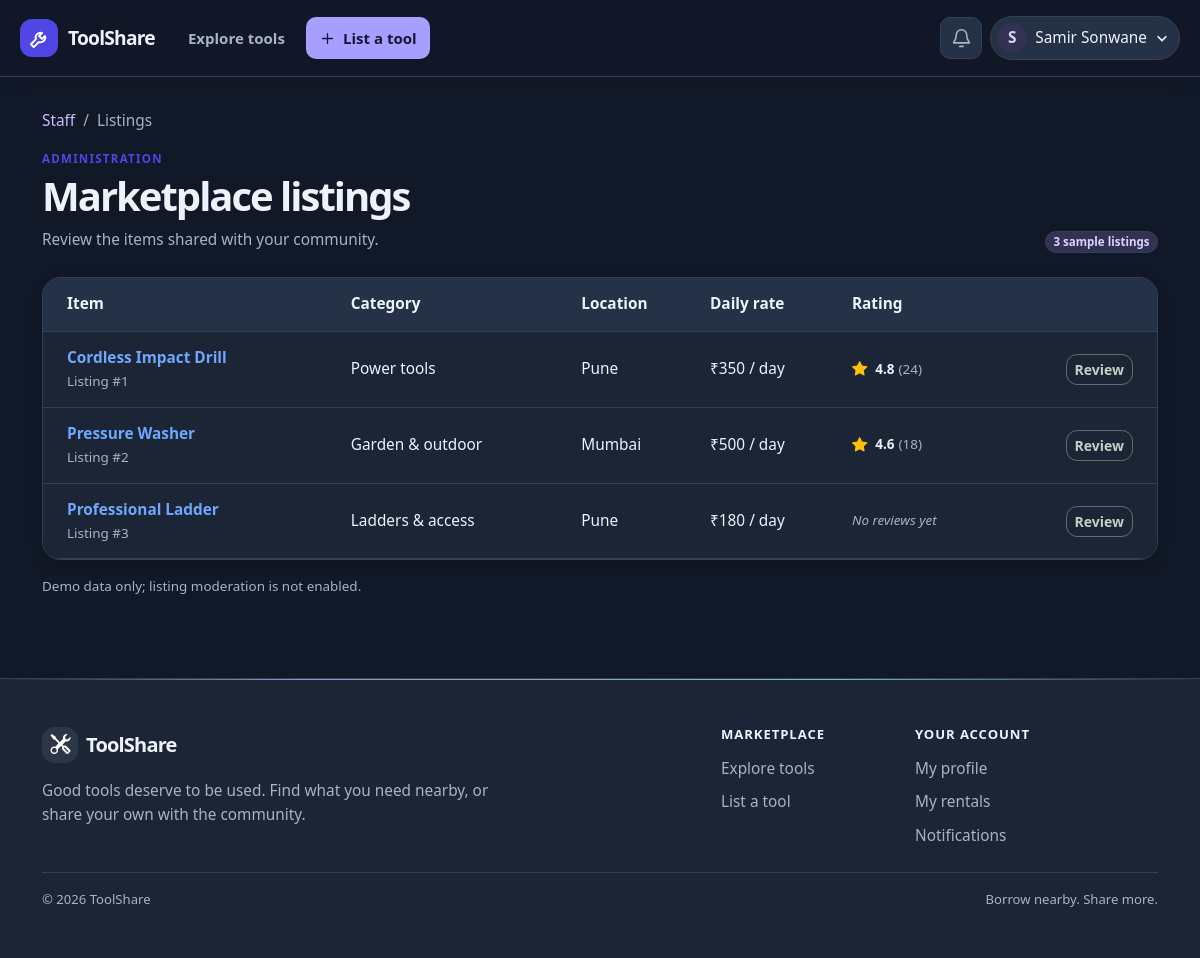
Page /staff/items/ (signed in) on the earlier database version.
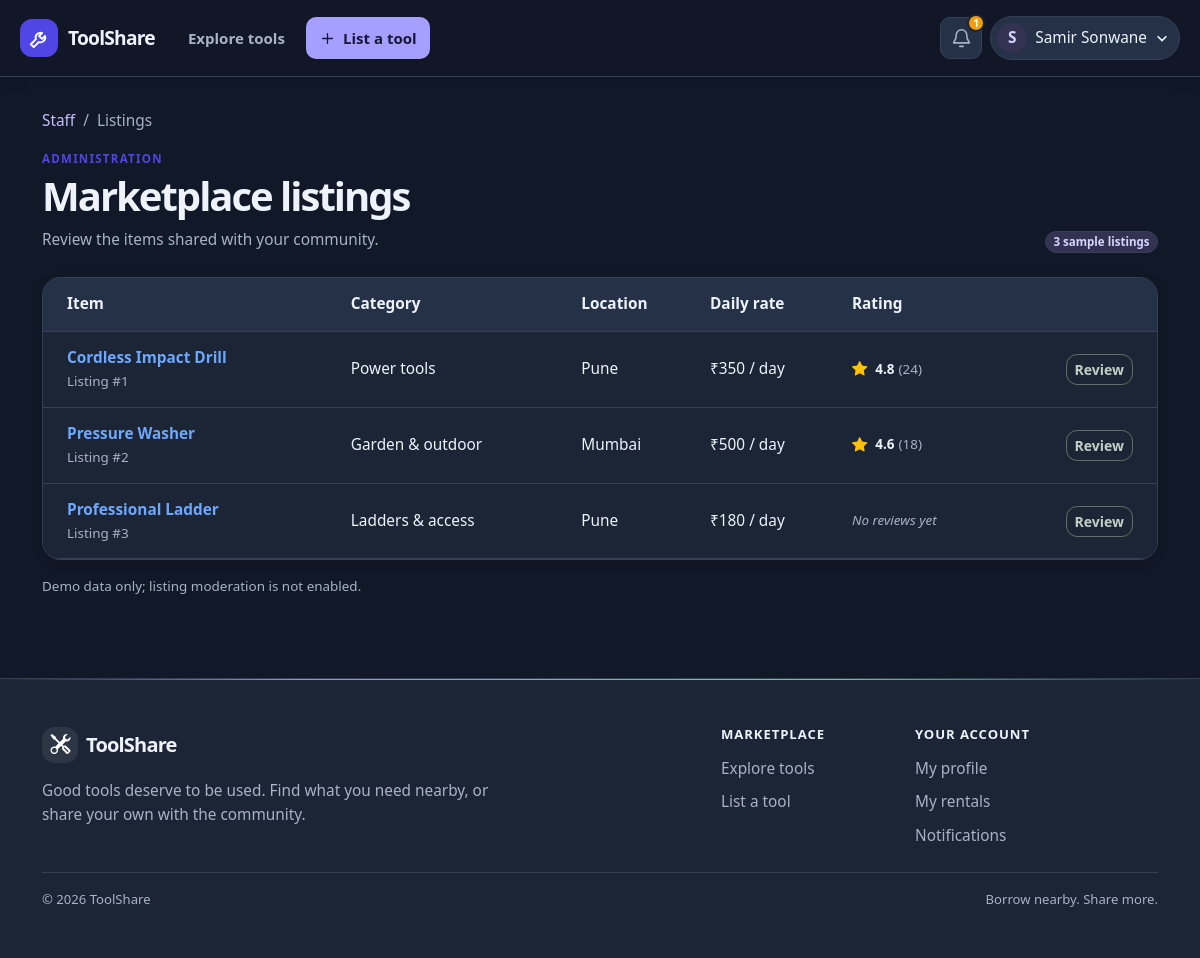
Same page on the later database version.
### rentalapp/models.py (models this page shows, shortened)
class RentalListing(models.Model):
    owner = models.ForeignKey(
        settings.AUTH_USER_MODEL,
        on_delete=models.CASCADE,
        related_name='rental_listings',
    )
    title = models.CharField(max_length=120)
    category = models.CharField(max_length=80)
    brand = models.CharField(max_length=100, blank=True)
    description = models.TextField(blank=True)
    city = models.CharField(max_length=100)
    daily_price = models.DecimalField(max_digits=9, decimal_places=2)
    security_deposit = models.DecimalField(max_digits=9, decimal_places=2, default=0)
    image_url = models.URLField(blank=True)
    image = models.ImageField(upload_to='listings/', blank=True)
    created_at = models.DateTimeField(auto_now_add=True)
    class Meta:
        ordering = ['-created_at']

class RentalBooking(models.Model):
    class Status(models.TextChoices):
        REQUESTED = 'requested', 'Requested'
        APPROVED = 'approved', 'Approved'
        REJECTED = 'rejected', 'Rejected'
        CANCELLED = 'cancelled', 'Cancelled'
        COMPLETED = 'completed', 'Completed'
    renter = models.ForeignKey(
        settings.AUTH_USER_MODEL,
        on_delete=models.CASCADE,
        related_name='rental_bookings',
    )
    listing = models.ForeignKey(
        RentalListing,
        on_delete=models.SET_NULL,
        related_name='booking_requests',
        null=True,
        blank=True,
    )
    item_title = models.CharField(max_length=120)
    item_category = models.CharField(max_length=80)
    item_city = models.CharField(max_length=100)
    daily_price = models.DecimalField(max_digits=9, decimal_places=2)
    security_deposit = models.DecimalField(max_digits=9, decimal_places=2, default=0)
    image_url = models.URLField(blank=True)
    image_storage_name = models.CharField(max_length=500, blank=True)
    start_date = models.DateField()
    end_date = models.DateField()
    total_days = models.PositiveSmallIntegerField()
    status = models.CharField(
        max_length=10,
        choices=Status.choices,
        default=Status.REQUESTED,
    )
    created_at = models.DateTimeField(auto_now_add=True)
    class Meta:
        ordering = ['-created_at']

### ui_preview/views.py (the view)
# urls.py: path('staff/items/', views.preview_staff_item_list, name='staff_item_list'),
def preview_staff_item_list(request):
    return render(request, 'staff/item_list.html', {'items': ITEMS})

### ui_preview/context_processors.py (called while the page is built)
def user_profile(request):
    profile = None
    pending_rental_requests = 0
    unread_availability_notifications = 0
    if request.user.is_authenticated:
        profile, _ = UserProfile.objects.get_or_create(user=request.user)
        pending_rental_requests = RentalBooking.objects.filter(
            listing__owner=request.user,
            status=RentalBooking.Status.REQUESTED,
        ).count()
        unread_availability_notifications = request.user.rental_availability_notifications.filter(
            read_at__isnull=True,
        ).count()
    return {
        'user_profile': profile,
        'pending_rental_requests': pending_rental_requests,
        'unread_availability_notifications': unread_availability_notifications,
    }

### templates/staff/item_list.html (shortened to what this page needs)
{% extends "base.html" %}
{% block content %}
  <nav aria-label="Breadcrumb" class="mb-3"><ol class="breadcrumb small"><li class="breadcrumb-item"><a href="{% url 'ui_preview:staff_index' %}">Staff</a></li><li class="breadcrumb-item active" aria-current="page">Listings</li></ol></nav>
  <div class="d-flex flex-wrap justify-content-between align-items-end gap-3 mb-4"><div><p class="preview-label text-uppercase fw-bold mb-1">Administration</p><h1 class="page-heading fw-bold mb-0">Marketplace listings</h1><p class="text-muted mb-0 mt-2">Review the items shared with your community.</p></div><span class="badge rounded-pill text-bg-light border">{{ items|length }} sample listings</span></div>
  <div class="card overflow-hidden">
    <div class="table-responsive">
      <table class="table table-hover align-middle mb-0">
        <thead class="table-light"><tr><th scope="col" class="ps-4">Item</th><th scope="col">Category</th><th scope="col">Location</th><th scope="col">Daily rate</th><th scope="col">Rating</th><th scope="col"><span class="visually-hidden">Actions</span></th></tr></thead>
        <tbody>
          {% for item in items %}
            <tr><td class="ps-4"><a class="fw-semibold text-decoration-none" href="{% url 'ui_preview:item_detail' item.pk %}">{{ item.title }}</a><div class="small text-muted">Listing #{{ item.pk }}</div></td><td>{{ item.category.name }}</td><td>{{ item.city }}</td><td>₹{{ item.daily_price }} / day</td><td>{% include "partials/_rating_stars.html" with avg_rating=item.avg_rating review_count=item.review_count %}</td><td class="text-end pe-4"><button class="btn btn-sm btn-outline-secondary" type="button">Review</button></td></tr>
          {% empty %}
            <tr><td colspan="6" class="text-center text-muted py-5">No listings found.</td></tr>
          {% endfor %}
        </tbody>
      </table>
    </div>
  </div>
  <p class="text-muted small mt-3">Demo data only; listing moderation is not enabled.</p>
{% endblock %}

### templates/base.html (shortened to what this page needs)
{% load static %}
<!doctype html>
<html lang="en" data-theme="{% if user_profile %}{{ user_profile.theme }}{% else %}light{% endif %}" data-bs-theme="{% if user_profile %}{{ user_profile.theme }}{% else %}light{% endif %}">
<head>
  <link href="https://cdn.jsdelivr.net/npm/bootstrap@5.3.3/dist/css/bootstrap.min.css" rel="stylesheet">
  <link rel="stylesheet" href="https://cdn.jsdelivr.net/npm/bootstrap-icons@1.11.3/font/bootstrap-icons.min.css">
  <link rel="stylesheet" href="{% static 'css/toolshare.css' %}">
  <link rel="stylesheet" href="{% static 'css/shared-theme.css' %}">
  <link rel="stylesheet" href="{% static 'css/shared-nav.css' %}">
</head>
<body>
  {% include "partials/_site_nav.html" %}
  <main class="container py-4 py-lg-5">
    {% block content %}{% endblock %}
  </main>
  <footer class="site-footer mt-auto">
    <div class="container py-5">
      <div class="row g-4 g-lg-5">
        <div class="col-lg-6 col-xl-7">
          <a class="site-footer-brand d-inline-flex align-items-center gap-2 text-decoration-none mb-3" href="{% url 'ui_preview:item_list' %}">
            <span class="site-footer-mark"><i class="bi bi-tools" aria-hidden="true"></i></span>
            <span>ToolShare</span>
          </a>
          <p class="site-footer-copy mb-0">Good tools deserve to be used. Find what you need nearby, or share your own with the community.</p>
        </div>
        <nav class="col-6 col-lg-3 col-xl-2" aria-label="Marketplace links">
          <h2 class="site-footer-heading">Marketplace</h2>
          <ul class="site-footer-links list-unstyled mb-0">
            <li><a href="{% url 'ui_preview:item_list' %}">Explore tools</a></li>
            <li><a href="{% url 'ui_preview:item_create' %}">List a tool</a></li>
          </ul>
        </nav>
        <nav class="col-6 col-lg-3 col-xl-3" aria-label="Account links">
          <h2 class="site-footer-heading">Your account</h2>
          <ul class="site-footer-links list-unstyled mb-0">
            {% if user.is_authenticated %}
              <li><a href="{% url 'ui_preview:profile' %}">My profile</a></li>
              <li><a href="{% url 'ui_preview:my_rentals' %}">My rentals</a></li>
              <li><a href="{% url 'ui_preview:notifications' %}">Notifications</a></li>
            {% else %}
              <li><a href="{% url 'ui_preview:login' %}">Log in</a></li>
              <li><a href="{% url 'ui_preview:register' %}">Create an account</a></li>
            {% endif %}
          </ul>
        </nav>
      </div>
      <div class="site-footer-bottom mt-4 pt-3 d-flex flex-column flex-sm-row justify-content-between gap-2">
        <span>© {% now "Y" %} ToolShare</span>
        <span>Borrow nearby. Share more.</span>
      </div>
    </div>
  </footer>
</body>
</html>

### templates/partials/_site_nav.html (shortened to what this page needs)
<header class="site-header">
  <div class="nav-shell">
    <a class="brand" href="{% url 'ui_preview:item_list' %}" aria-label="ToolShare home">
      <span class="brand-mark" aria-hidden="true">
        <svg viewBox="0 0 24 24" fill="none" stroke="currentColor" stroke-width="2" stroke-linecap="round" stroke-linejoin="round">
          <path d="M14.7 6.3a5 5 0 0 0-6.4 6.4L3 18l3 3 5.3-5.3a5 5 0 0 0 6.4-6.4l-3.1 3.1-3-3z"/>
        </svg>
      </span>
      ToolShare
    </a>
    <nav class="site-nav" aria-label="Main navigation">
      <div class="nav-primary">
        <a class="nav-explore" href="{% url 'ui_preview:item_list' %}">Explore tools</a>
        <a class="nav-cta" href="{% url 'ui_preview:item_create' %}" aria-label="List a tool">
          <svg viewBox="0 0 24 24" fill="none" stroke="currentColor" stroke-width="1.8" stroke-linecap="round" stroke-linejoin="round" aria-hidden="true">
            <path d="M12 5v14M5 12h14"/>
          </svg>
          <span>List a tool</span>
        </a>
      </div>
      <div class="nav-account">
        {% if user.is_authenticated %}
          <a class="notification-link" href="{% url 'ui_preview:notifications' %}" aria-label="Notifications{% if pending_rental_requests %}, {{ pending_rental_requests }} pending rental requests{% endif %}">
            <svg viewBox="0 0 24 24" fill="none" stroke="currentColor" stroke-width="1.8" stroke-linecap="round" stroke-linejoin="round" aria-hidden="true">
              <path d="M18 8a6 6 0 0 0-12 0c0 7-3 7-3 9h18c0-2-3-2-3-9"/>
              <path d="M10 21h4"/>
            </svg>
            {% if pending_rental_requests or unread_availability_notifications %}<span class="notification-count" aria-hidden="true">{{ pending_rental_requests|add:unread_availability_notifications }}</span>{% endif %}
          </a>
          <details class="profile-menu">
            <summary class="account-link" aria-label="Account menu for {{ user.get_full_name|default:user.username }}">
              {% if user_profile.avatar_image %}
                <img class="profile-avatar" src="{{ user_profile.avatar_image.url }}" alt="">
              {% else %}
                <span class="profile-avatar profile-avatar-initial" aria-hidden="true">{{ user.get_full_name|default:user.username|first|upper }}</span>
              {% endif %}
              <span class="profile-name">{{ user.get_full_name|default:user.username }}</span>
              <svg class="profile-chevron" viewBox="0 0 16 16" fill="none" stroke="currentColor" stroke-width="2" aria-hidden="true"><path d="m3 6 5 5 5-5"/></svg>
            </summary>
          </details>
        {% else %}
          <a class="nav-login" href="{% url 'ui_preview:login' %}">Log in</a>
          <a class="nav-cta nav-join" href="{% url 'ui_preview:register' %}">Join free</a>
        {% endif %}
      </div>
    </nav>
  </div>
</header>

### templates/partials/_rating_stars.html
<div class="d-flex align-items-center gap-1" aria-label="{% if avg_rating %}Rated {{ avg_rating }} out of 5{% else %}No reviews yet{% endif %}">
  {% if avg_rating and avg_rating > 0 %}
    <span class="text-warning"><i class="bi bi-star-fill" aria-hidden="true"></i></span>
    <span class="fw-semibold small ms-1">{{ avg_rating|floatformat:1 }}</span>
    {% if review_count %}<span class="text-muted small">({{ review_count }})</span>{% endif %}
  {% else %}
    <span class="text-muted small fst-italic">No reviews yet</span>
  {% endif %}
</div>

### static/css/shared-theme.css (style rules this page uses)
:root { --ts-primary: #4f46e5; --ts-primary-hover: #3730a3; --ts-primary-light: #eeedff; --ts-dark: #172033; --ts-muted: #647087; --ts-light: #f7f8fc; --ts-border: #e6e9f1; --ts-white: #fff; --ts-success: #10b981; --ts-warning: #f59e0b; --ts-shadow-sm: 0 3px 12px rgb(22 29 55 / 5%); --ts-shadow: 0 10px 28px rgb(22 29 55 / 8%); --ts-shadow-lg: 0 16px 36px rgb(22 29 55 / 12%); --ts-radius: 1.15rem; --ts-radius-lg: 1.8rem; --ts-font-sans: system-ui, -apple-system, "Segoe UI", sans-serif; --bs-primary: #4f46e5; --bs-primary-rgb: 79, 70, 229; --bs-body-color: #172033; --bs-body-bg: #f7f8fc; --bs-border-color: #e6e9f1; color-scheme: light; }
html[data-theme="dark"] { --ts-primary: #a5a0ff; --ts-primary-hover: #c3bfff; --ts-primary-light: #343253; --ts-dark: #edf2fb; --ts-muted: #a7b3c7; --ts-light: #111827; --ts-border: #334155; --ts-white: #1b2535; --ts-shadow-sm: 0 3px 12px rgb(0 0 0 / 18%); --ts-shadow: 0 10px 28px rgb(0 0 0 / 24%); --ts-shadow-lg: 0 16px 36px rgb(0 0 0 / 30%); --bs-primary: #a5a0ff; --bs-primary-rgb: 165, 160, 255; --bs-body-color: #edf2fb; --bs-body-bg: #111827; --bs-border-color: #334155; color-scheme: dark; }
body { color: var(--ts-dark); background: var(--ts-light); font-family: var(--ts-font-sans); }
main.container { padding-top: 2rem !important; padding-bottom: 4rem !important; }
a { text-underline-offset: .18em; }
a:not(.btn):not(.dropdown-item):not(.navbar-brand):not(.site-footer-brand):not(.stretched-link) { text-decoration-color: rgb(79 70 229 / 30%); }
.btn { --bs-btn-border-radius: .7rem; font-weight: 700; }
.card { --bs-card-border-color: var(--ts-border); --bs-card-border-radius: 1.15rem; color: var(--ts-dark); background-color: var(--ts-white); box-shadow: var(--ts-shadow-sm); transition: box-shadow .22s ease, transform .22s ease; }
.form-label, legend, h1, h2, h3, h4, h5, h6 { color: var(--ts-dark); }
.form-text, .text-muted { color: var(--ts-muted) !important; }
.page-heading { letter-spacing: -.05em; }
.preview-label, .auth-eyebrow { color: #4f46e5; }
.breadcrumb a { color: #4f46e5; }
.breadcrumb-item.active { color: var(--ts-muted); }
.table { --bs-table-color: var(--ts-dark); --bs-table-bg: var(--ts-white); --bs-table-border-color: var(--ts-border); --bs-table-hover-bg: #f7f6ff; }
.table-light { --bs-table-color: #3730a3; --bs-table-bg: #f0efff; --bs-table-border-color: var(--ts-border); }
.badge.text-bg-light { color: #3730a3 !important; background: #f0efff !important; }
.site-footer { color: #647087; border-top: 1px solid var(--ts-border); background: #fff; }
.site-footer::before { height: 1px; background: linear-gradient(90deg, transparent, #c4c0ff 25%, #a5f3d4 70%, transparent); }
.site-footer-brand { color: #172033; }
.site-footer-mark { border: 0; border-radius: 12px; color: #fff; background: #4f46e5; }
.site-footer-copy, .site-footer-bottom { color: #647087; }
.site-footer-heading { color: #172033; }
.site-footer-links a { color: #647087; }
.site-footer-bottom { border-top-color: var(--ts-border); }
.profile-avatar-initial { color: #3730a3; background: #eeedff; }
html[data-theme="dark"] body { color: var(--ts-dark); background: var(--ts-light); }
html[data-theme="dark"] .site-footer { color: var(--ts-muted); background: #1b2535; }
html[data-theme="dark"] .site-footer-brand, html[data-theme="dark"] .site-footer-heading { color: var(--ts-dark); }
html[data-theme="dark"] .site-footer-copy, html[data-theme="dark"] .site-footer-bottom, html[data-theme="dark"] .site-footer-links a { color: var(--ts-muted); }
html[data-theme="dark"] .site-footer-bottom { border-top-color: var(--ts-border); }
html[data-theme="dark"] .card, html[data-theme="dark"] .dropdown-menu { color: var(--ts-dark); background-color: var(--ts-white); border-color: var(--ts-border); }
html[data-theme="dark"] .bg-light, html[data-theme="dark"] .table-light { color: var(--ts-dark) !important; background-color: #253147 !important; }
html[data-theme="dark"] .table { --bs-table-color: var(--ts-dark); --bs-table-bg: var(--ts-white); --bs-table-border-color: var(--ts-border); --bs-table-hover-bg: #28314b; }
html[data-theme="dark"] .table-light { --bs-table-color: var(--ts-dark); --bs-table-bg: #253147; }
html[data-theme="dark"] .badge.text-bg-light { color: #d7d4ff !important; background: #343253 !important; }
html[data-theme="dark"] .auth-switch a, html[data-theme="dark"] .breadcrumb a { color: #c3bfff; }
html[data-theme="dark"] .profile-avatar-initial { color: #d7d4ff; background: #343253; }

Differences in the rows shown:
no longer on this page (row unchanged): RentalListing: title "Cordless Impact Drill", pk "1", category.name "Power tools", city "Pune", daily_price "350", avg_rating "4.8", review_count "24"
added RentalBooking: title "Cordless Impact Drill", pk "1", category.name "Power tools", city "Pune", daily_price "350", avg_rating "4.8", review_count "24"
Other differences:
{{ pending_rental_requests|add:unread_availability_notifications }}: (not shown) → "1"
